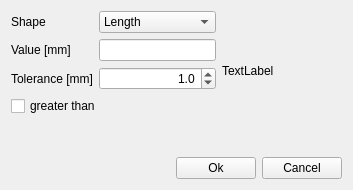
<?xml version="1.0" encoding="UTF-8"?>
<ui version="4.0">
 <class>Dialog</class>
 <widget class="QDialog" name="Dialog">
  <property name="windowModality">
   <enum>Qt::WindowModal</enum>
  </property>
  <property name="geometry">
   <rect>
    <x>0</x>
    <y>0</y>
    <width>353</width>
    <height>190</height>
   </rect>
  </property>
  <property name="windowTitle">
   <string>Dimension Filter</string>
  </property>
  <property name="modal">
   <bool>true</bool>
  </property>
  <layout class="QVBoxLayout" name="verticalLayout">
   <item>
    <layout class="QHBoxLayout" name="horizontalLayout_2">
     <item>
      <layout class="QFormLayout" name="formLayout">
       <item row="0" column="0">
        <widget class="QLabel" name="lblShape">
         <property name="text">
          <string>Shape</string>
         </property>
        </widget>
       </item>
       <item row="0" column="1">
        <widget class="QComboBox" name="cbxShape">
         <property name="focusPolicy">
          <enum>Qt::NoFocus</enum>
         </property>
         <item>
          <property name="text">
           <string>Length</string>
          </property>
         </item>
         <item>
          <property name="text">
           <string>Diameter</string>
          </property>
         </item>
        </widget>
       </item>
       <item row="1" column="0">
        <widget class="QLabel" name="lblValue">
         <property name="text">
          <string>Value [mm]</string>
         </property>
        </widget>
       </item>
       <item row="1" column="1">
        <widget class="QLineEdit" name="lineEdit">
         <property name="alignment">
          <set>Qt::AlignRight|Qt::AlignTrailing|Qt::AlignVCenter</set>
         </property>
        </widget>
       </item>
       <item row="2" column="0">
        <widget class="QLabel" name="lblTolerance">
         <property name="text">
          <string>Tolerance [mm]</string>
         </property>
        </widget>
       </item>
       <item row="3" column="0" colspan="2">
        <widget class="QCheckBox" name="btnGreaterThan">
         <property name="focusPolicy">
          <enum>Qt::NoFocus</enum>
         </property>
         <property name="text">
          <string>greater than</string>
         </property>
        </widget>
       </item>
       <item row="2" column="1">
        <widget class="QDoubleSpinBox" name="spnbxTolerance">
         <property name="alignment">
          <set>Qt::AlignRight|Qt::AlignTrailing|Qt::AlignVCenter</set>
         </property>
         <property name="decimals">
          <number>1</number>
         </property>
         <property name="value">
          <double>1.000000000000000</double>
         </property>
        </widget>
       </item>
      </layout>
     </item>
     <item>
      <widget class="QLabel" name="lblImage">
       <property name="minimumSize">
        <size>
         <width>120</width>
         <height>120</height>
        </size>
       </property>
       <property name="maximumSize">
        <size>
         <width>120</width>
         <height>120</height>
        </size>
       </property>
       <property name="text">
        <string>TextLabel</string>
       </property>
       <property name="scaledContents">
        <bool>true</bool>
       </property>
      </widget>
     </item>
    </layout>
   </item>
   <item>
    <spacer name="verticalSpacer">
     <property name="orientation">
      <enum>Qt::Vertical</enum>
     </property>
     <property name="sizeHint" stdset="0">
      <size>
       <width>20</width>
       <height>10</height>
      </size>
     </property>
    </spacer>
   </item>
   <item>
    <layout class="QHBoxLayout" name="horizontalLayout">
     <item>
      <spacer name="horizontalSpacer">
       <property name="orientation">
        <enum>Qt::Horizontal</enum>
       </property>
       <property name="sizeHint" stdset="0">
        <size>
         <width>40</width>
         <height>20</height>
        </size>
       </property>
      </spacer>
     </item>
     <item>
      <widget class="QPushButton" name="btnOk">
       <property name="focusPolicy">
        <enum>Qt::NoFocus</enum>
       </property>
       <property name="text">
        <string>Ok</string>
       </property>
      </widget>
     </item>
     <item>
      <widget class="QPushButton" name="btnCancel">
       <property name="focusPolicy">
        <enum>Qt::NoFocus</enum>
       </property>
       <property name="text">
        <string>Cancel</string>
       </property>
      </widget>
     </item>
    </layout>
   </item>
  </layout>
 </widget>
 <resources/>
 <connections>
  <connection>
   <sender>btnCancel</sender>
   <signal>clicked()</signal>
   <receiver>Dialog</receiver>
   <slot>reject()</slot>
   <hints>
    <hint type="sourcelabel">
     <x>311</x>
     <y>169</y>
    </hint>
    <hint type="destinationlabel">
     <x>353</x>
     <y>134</y>
    </hint>
   </hints>
  </connection>
 </connections>
</ui>
